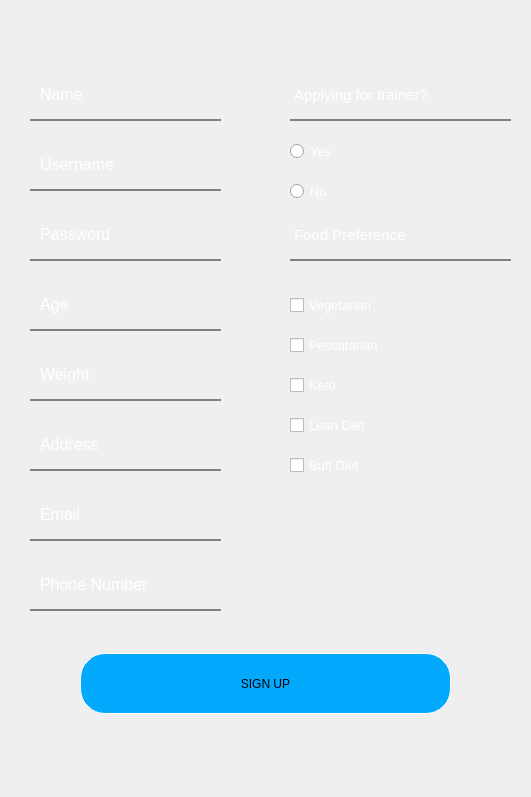
<?xml version="1.0" encoding="UTF-8"?>
<ui version="4.0">
 <class>signup_scr</class>
 <widget class="QMainWindow" name="signup_scr">
  <property name="geometry">
   <rect>
    <x>0</x>
    <y>0</y>
    <width>531</width>
    <height>797</height>
   </rect>
  </property>
  <property name="windowTitle">
   <string>MainWindow</string>
  </property>
  <widget class="QWidget" name="centralwidget">
   <widget class="QLabel" name="background">
    <property name="geometry">
     <rect>
      <x>0</x>
      <y>-2</y>
      <width>531</width>
      <height>801</height>
     </rect>
    </property>
    <property name="font">
     <font>
      <pointsize>12</pointsize>
     </font>
    </property>
    <property name="styleSheet">
     <string notr="true"/>
    </property>
    <property name="text">
     <string/>
    </property>
    <property name="pixmap">
     <pixmap resource="app.qrc">:/newPrefix/images/image_2.jpg</pixmap>
    </property>
    <property name="scaledContents">
     <bool>true</bool>
    </property>
   </widget>
   <widget class="QLineEdit" name="user_id">
    <property name="geometry">
     <rect>
      <x>30</x>
      <y>140</y>
      <width>191</width>
      <height>51</height>
     </rect>
    </property>
    <property name="font">
     <font>
      <pointsize>12</pointsize>
      <underline>false</underline>
     </font>
    </property>
    <property name="styleSheet">
     <string notr="true">QLineEdit {
    border-bottom: 2px solid gray;
	border-radius: 0px;
    padding: 0 8px;
	background : transparent;
	color: white;
}</string>
    </property>
    <property name="text">
     <string>Username</string>
    </property>
   </widget>
   <widget class="QLineEdit" name="password">
    <property name="geometry">
     <rect>
      <x>30</x>
      <y>210</y>
      <width>191</width>
      <height>51</height>
     </rect>
    </property>
    <property name="font">
     <font>
      <pointsize>12</pointsize>
      <underline>false</underline>
     </font>
    </property>
    <property name="styleSheet">
     <string notr="true">QLineEdit {
    border-bottom: 2px solid gray;
	border-radius: 0px;
    padding: 0 8px;
	background : transparent;
	color: white;
}</string>
    </property>
    <property name="text">
     <string>Password</string>
    </property>
   </widget>
   <widget class="QLineEdit" name="age">
    <property name="geometry">
     <rect>
      <x>30</x>
      <y>280</y>
      <width>191</width>
      <height>51</height>
     </rect>
    </property>
    <property name="font">
     <font>
      <pointsize>12</pointsize>
      <underline>false</underline>
     </font>
    </property>
    <property name="styleSheet">
     <string notr="true">QLineEdit {
    border-bottom: 2px solid gray;
	border-radius: 0px;
    padding: 0 8px;
	background : transparent;
	color: white;
}</string>
    </property>
    <property name="text">
     <string>Age</string>
    </property>
   </widget>
   <widget class="QLineEdit" name="weight">
    <property name="geometry">
     <rect>
      <x>30</x>
      <y>350</y>
      <width>191</width>
      <height>51</height>
     </rect>
    </property>
    <property name="font">
     <font>
      <pointsize>12</pointsize>
      <underline>false</underline>
     </font>
    </property>
    <property name="styleSheet">
     <string notr="true">QLineEdit {
    border-bottom: 2px solid gray;
	border-radius: 0px;
    padding: 0 8px;
	background : transparent;
	color: white;
}</string>
    </property>
    <property name="text">
     <string>Weight</string>
    </property>
   </widget>
   <widget class="QLineEdit" name="address">
    <property name="geometry">
     <rect>
      <x>30</x>
      <y>420</y>
      <width>191</width>
      <height>51</height>
     </rect>
    </property>
    <property name="font">
     <font>
      <pointsize>12</pointsize>
      <underline>false</underline>
     </font>
    </property>
    <property name="styleSheet">
     <string notr="true">QLineEdit {
    border-bottom: 2px solid gray;
	border-radius: 0px;
    padding: 0 8px;
	background : transparent;
	color: white;
}</string>
    </property>
    <property name="text">
     <string>Address</string>
    </property>
   </widget>
   <widget class="QLineEdit" name="email">
    <property name="geometry">
     <rect>
      <x>30</x>
      <y>490</y>
      <width>191</width>
      <height>51</height>
     </rect>
    </property>
    <property name="font">
     <font>
      <pointsize>12</pointsize>
      <underline>false</underline>
     </font>
    </property>
    <property name="styleSheet">
     <string notr="true">QLineEdit {
    border-bottom: 2px solid gray;
	border-radius: 0px;
    padding: 0 8px;
	background : transparent;
	color: white;
}</string>
    </property>
    <property name="text">
     <string>Email</string>
    </property>
   </widget>
   <widget class="QLineEdit" name="phone_number">
    <property name="geometry">
     <rect>
      <x>30</x>
      <y>560</y>
      <width>191</width>
      <height>51</height>
     </rect>
    </property>
    <property name="font">
     <font>
      <pointsize>12</pointsize>
      <underline>false</underline>
     </font>
    </property>
    <property name="styleSheet">
     <string notr="true">QLineEdit {
    border-bottom: 2px solid gray;
	border-radius: 0px;
    padding: 0 8px;
	background : transparent;
	color: white;
}</string>
    </property>
    <property name="text">
     <string>Phone Number</string>
    </property>
   </widget>
   <widget class="QLabel" name="trainer_q">
    <property name="geometry">
     <rect>
      <x>290</x>
      <y>70</y>
      <width>221</width>
      <height>51</height>
     </rect>
    </property>
    <property name="font">
     <font>
      <pointsize>11</pointsize>
     </font>
    </property>
    <property name="styleSheet">
     <string notr="true">QLabel
{
	color: white;
	border-bottom: 2px solid gray;
	border-radius: 0px;
}</string>
    </property>
    <property name="text">
     <string>Applying for trainer?</string>
    </property>
   </widget>
   <widget class="QRadioButton" name="yes">
    <property name="geometry">
     <rect>
      <x>290</x>
      <y>140</y>
      <width>119</width>
      <height>23</height>
     </rect>
    </property>
    <property name="font">
     <font>
      <pointsize>10</pointsize>
     </font>
    </property>
    <property name="styleSheet">
     <string notr="true">QRadioButton
{
	color: white;
}</string>
    </property>
    <property name="text">
     <string>Yes</string>
    </property>
   </widget>
   <widget class="QRadioButton" name="no">
    <property name="geometry">
     <rect>
      <x>290</x>
      <y>180</y>
      <width>119</width>
      <height>23</height>
     </rect>
    </property>
    <property name="font">
     <font>
      <pointsize>10</pointsize>
     </font>
    </property>
    <property name="styleSheet">
     <string notr="true">QRadioButton
{
	color: white;
}</string>
    </property>
    <property name="text">
     <string>No</string>
    </property>
   </widget>
   <widget class="QLabel" name="food_pref">
    <property name="geometry">
     <rect>
      <x>290</x>
      <y>210</y>
      <width>221</width>
      <height>51</height>
     </rect>
    </property>
    <property name="font">
     <font>
      <pointsize>11</pointsize>
     </font>
    </property>
    <property name="styleSheet">
     <string notr="true">QLabel
{
	color: white;
	border-bottom: 2px solid gray;
	border-radius: 0px;
}</string>
    </property>
    <property name="text">
     <string>Food Preference</string>
    </property>
   </widget>
   <widget class="QPushButton" name="sign_up">
    <property name="geometry">
     <rect>
      <x>80</x>
      <y>653</y>
      <width>371</width>
      <height>61</height>
     </rect>
    </property>
    <property name="styleSheet">
     <string notr="true">QPushButton {
    border: 1px solid white;
    border-radius: 25px;
    background-color: #03a9fc;
    min-width: 80px;
}

QPushButton:pressed {
    background-color: qlineargradient(x1: 0, y1: 0, x2: 0, y2: 1,
                                      stop: 0 #dadbde, stop: 1 #f6f7fa);
}

QPushButton:flat {
    border: none; /* no border for a flat push button */
}

QPushButton:default {
    border-color: navy; /* make the default button prominent */
}</string>
    </property>
    <property name="text">
     <string>SIGN UP</string>
    </property>
   </widget>
   <widget class="QLineEdit" name="name">
    <property name="geometry">
     <rect>
      <x>30</x>
      <y>70</y>
      <width>191</width>
      <height>51</height>
     </rect>
    </property>
    <property name="font">
     <font>
      <pointsize>12</pointsize>
     </font>
    </property>
    <property name="styleSheet">
     <string notr="true">QLineEdit {
    border-bottom: 2px solid gray;
	border-radius: 0px;
    padding: 0 8px;
	background : transparent;
	color: white;
}</string>
    </property>
    <property name="text">
     <string>Name</string>
    </property>
   </widget>
   <widget class="QCheckBox" name="vegetarian">
    <property name="geometry">
     <rect>
      <x>290</x>
      <y>290</y>
      <width>221</width>
      <height>31</height>
     </rect>
    </property>
    <property name="font">
     <font>
      <pointsize>10</pointsize>
     </font>
    </property>
    <property name="styleSheet">
     <string notr="true">QCheckBox
{
	color: white;
}</string>
    </property>
    <property name="text">
     <string>Vegetarian</string>
    </property>
   </widget>
   <widget class="QCheckBox" name="pescatarian">
    <property name="geometry">
     <rect>
      <x>290</x>
      <y>330</y>
      <width>221</width>
      <height>31</height>
     </rect>
    </property>
    <property name="font">
     <font>
      <pointsize>10</pointsize>
     </font>
    </property>
    <property name="styleSheet">
     <string notr="true">QCheckBox
{
	color: white;
}</string>
    </property>
    <property name="text">
     <string>Pescatarian</string>
    </property>
   </widget>
   <widget class="QCheckBox" name="keto">
    <property name="geometry">
     <rect>
      <x>290</x>
      <y>370</y>
      <width>221</width>
      <height>31</height>
     </rect>
    </property>
    <property name="font">
     <font>
      <pointsize>10</pointsize>
     </font>
    </property>
    <property name="styleSheet">
     <string notr="true">QCheckBox
{
	color: white;
}</string>
    </property>
    <property name="text">
     <string>Keto</string>
    </property>
   </widget>
   <widget class="QCheckBox" name="lean">
    <property name="geometry">
     <rect>
      <x>290</x>
      <y>410</y>
      <width>221</width>
      <height>31</height>
     </rect>
    </property>
    <property name="font">
     <font>
      <pointsize>10</pointsize>
     </font>
    </property>
    <property name="styleSheet">
     <string notr="true">QCheckBox
{
	color: white;
}</string>
    </property>
    <property name="text">
     <string>Lean Diet</string>
    </property>
   </widget>
   <widget class="QCheckBox" name="buff">
    <property name="geometry">
     <rect>
      <x>290</x>
      <y>450</y>
      <width>221</width>
      <height>31</height>
     </rect>
    </property>
    <property name="font">
     <font>
      <pointsize>10</pointsize>
     </font>
    </property>
    <property name="styleSheet">
     <string notr="true">QCheckBox
{
	color: white;
}</string>
    </property>
    <property name="text">
     <string>Buff Diet</string>
    </property>
   </widget>
  </widget>
 </widget>
 <resources>
  <include location="app.qrc"/>
 </resources>
 <connections/>
</ui>
